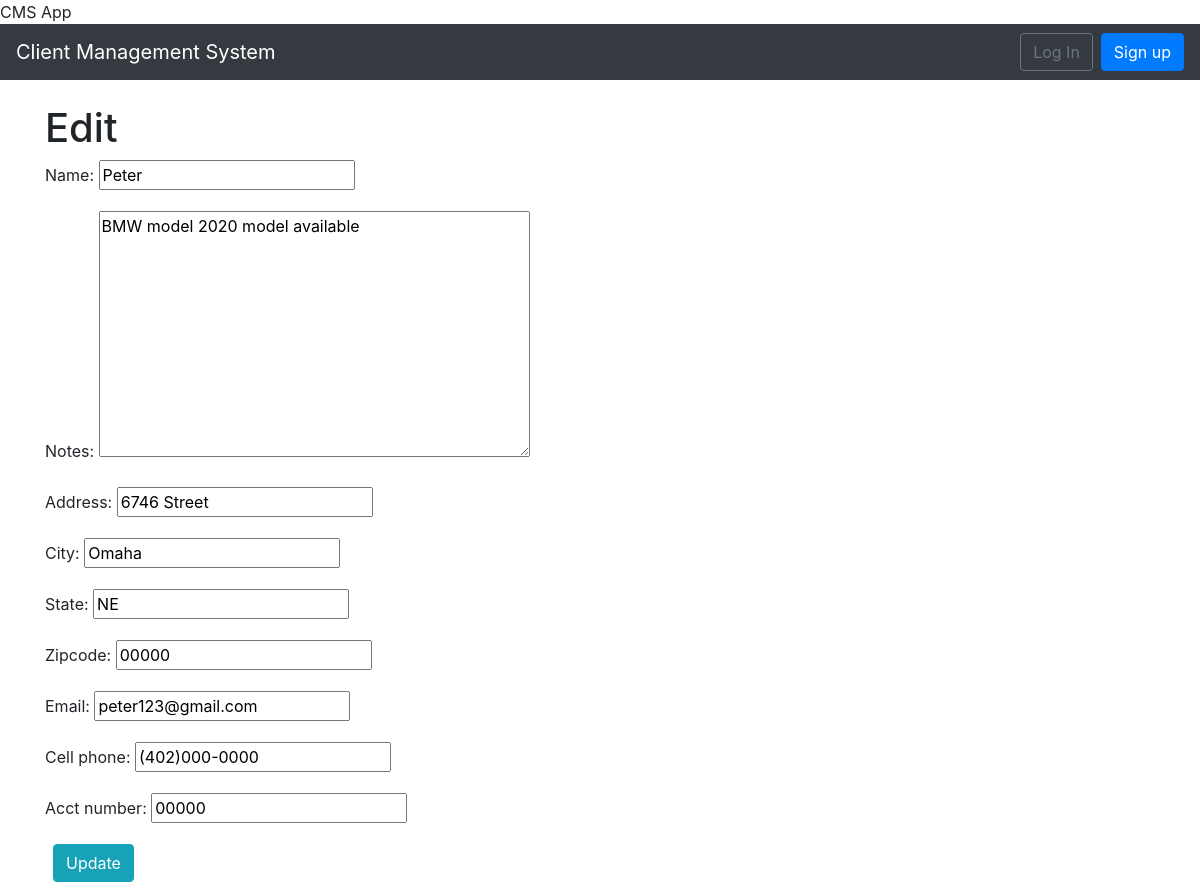
/clients/4/edit/, run on the app's committed database.
### clients/models.py (models this page shows, shortened)
class Client(models.Model):
    name = models.CharField(max_length=50,blank=False, null=False, default=' ')
    address = models.CharField(max_length=50, blank=True, null=True,default=' ')
    city = models.CharField(max_length=50, default=' ')
    state = models.CharField(max_length=50, default='NE')
    zipcode = models.CharField(max_length=10, default='00000')
    email = models.EmailField(max_length=100, default=' ')
    cell_phone = models.CharField(max_length=50,default='(402)000-0000')
    acct_number = models.CharField(max_length=50,blank=True, null=True, default='00000')
    notes = models.TextField()
    date = models.DateTimeField(auto_now_add=True)
    author = models.ForeignKey(
        get_user_model(),
        on_delete=models.CASCADE,
    )

### clients/views.py (the view)
class ClientUpdateView(UpdateView):
    model = Client
    fields = ('name', 'notes', 'address', 'city', 'state', 'zipcode', 'email', 'cell_phone', 'acct_number')
    template_name = 'client_edit.html'

### templates/client_edit.html
{% extends 'base.html' %}
{% block content %}
    <h1>Edit</h1>
    <form action="" method="post">{% csrf_token %}
      {{ form.as_p }}
    <button class="btn btn-info ml-2" type="submit">Update</button>
</form>
{% endblock content %}

### data on the page
Client: name "Peter", notes "BMW model 2020 model available", address "6746 Street", city "Omaha", state "NE", zipcode "00000", email "peter123@gmail.com", cell_phone "(402)000-0000", acct_number "00000"
